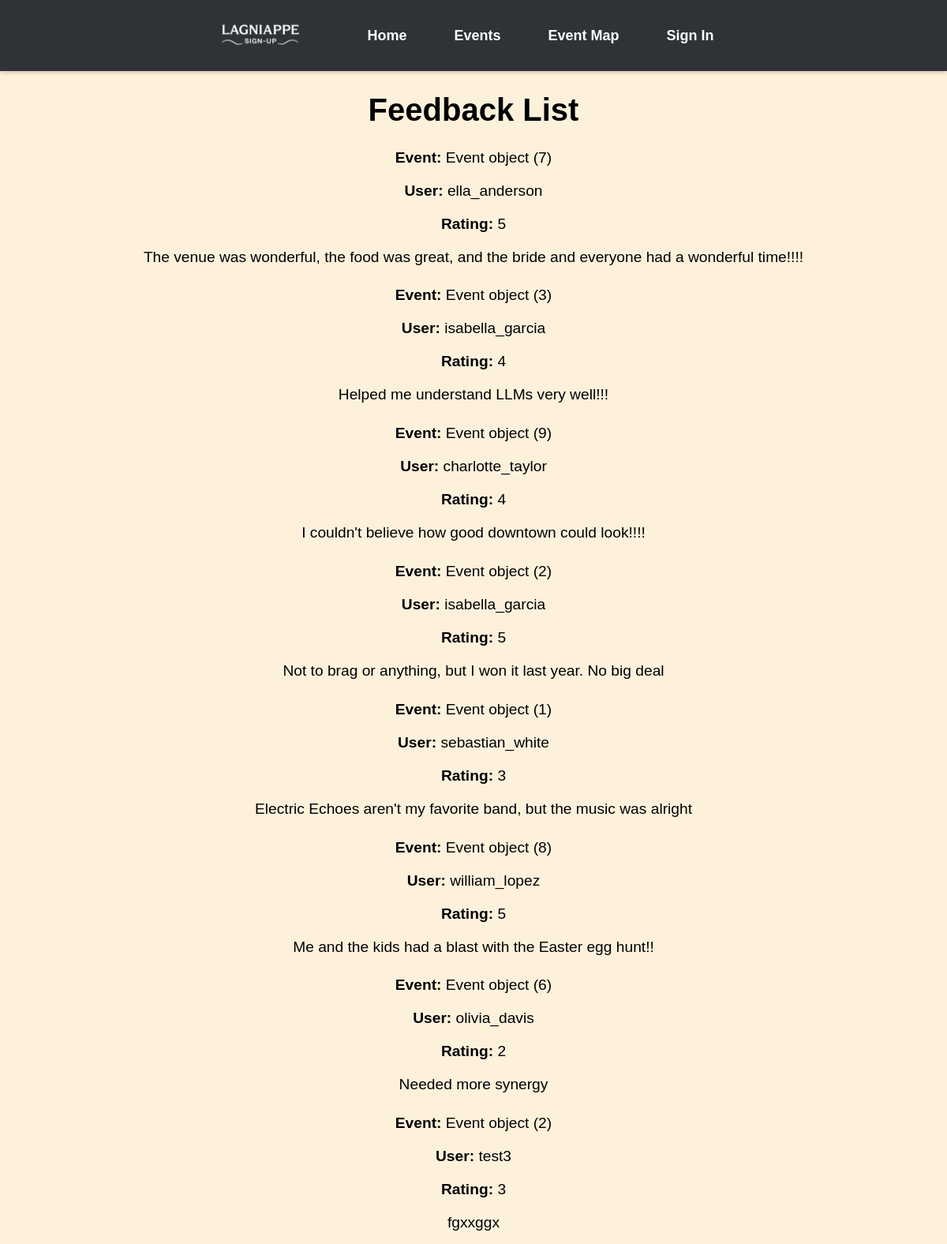
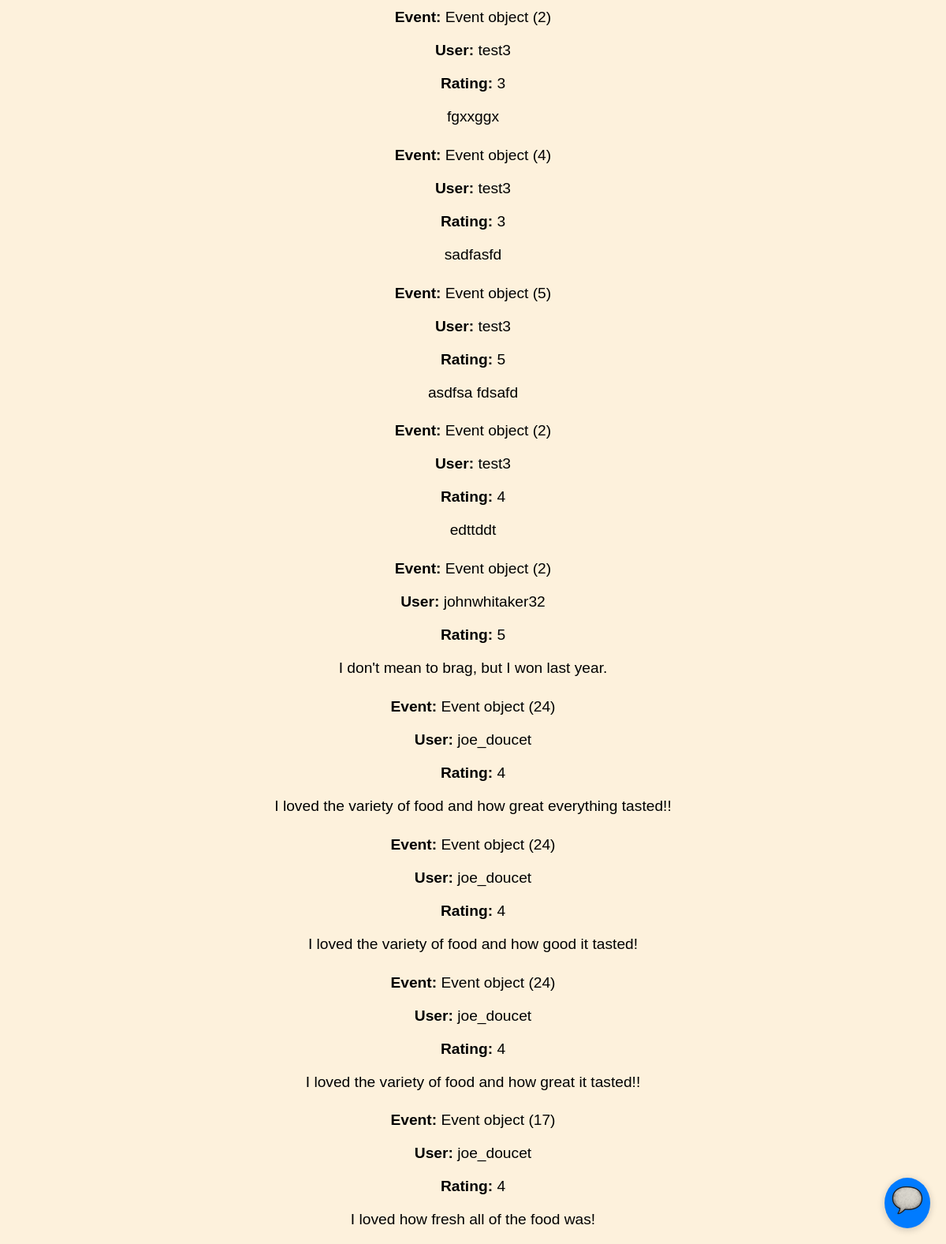
The app's page /feedback/list with its own data (2 pictures, top to bottom).
### events/models.py (models this page shows)
class Feedback(models.Model):
    EventID = models.AutoField(("feedbackID"), primary_key=True)
    UserID = models.ForeignKey(Users, on_delete=models.CASCADE)
    EventID = models.ForeignKey(Event, on_delete=models.CASCADE)
    Rating = models.IntegerField(("rating"), default=1, validators=[MaxValueValidator(5)])
    Comments = models.CharField(("comments"), max_length=500)
    Date = models.DateTimeField(("date"), auto_now_add=True)

class Event(models.Model):
    EventID = models.AutoField(("eventID"), primary_key=True)
    OrganizerID = models.ForeignKey(Users, on_delete=models.CASCADE)
    CategoryID = models.ForeignKey(Category, on_delete=models.CASCADE)
    Title = models.CharField(("title"), max_length=100)
    Description = models.CharField(("description"), max_length=500)
    Location = models.CharField(("location"), max_length=100)
    DateTime = models.DateTimeField(("datetime"), null=True)
    EventStatus = models.BooleanField(("eventstatus"), default=True)

class Users(AbstractUser): # AbstractUser comes with a whole bunch of attributes
    UserID = models.AutoField(("userID"), primary_key=True) # autofield automatically increments an int as a new row is created
    groups = models.ManyToManyField(
        'auth.Group',
        related_name='event_users',  # Custom related_name for reverse accessor
        blank=True
    )
    user_permissions = models.ManyToManyField(
        'auth.Permission',
        related_name='event_user_permissions',  # Custom related_name for reverse accessor
        blank=True
    )

### lagniappe_signup/views.py (the view)
# urls.py: path('feedback/list', views.list_feedback.as_view(), name="feedback-list"),
class list_feedback(ListView):
    model = Feedback
    template_name = "feedback_list.html"
    context_object_name = "feedback"
    paginate = 20

### templates/feedback_list.html (shortened to what this page needs)
{% extends "headBanner.html" %}
{% block content %}
  <h1>Feedback List</h1>
  {% if feedback %}
    <ul style="list-style-type: none; padding-left: 0;">
      {% for f in feedback %}
        <li>
          <p><strong>Event:</strong> {{ f.EventID }}</p>
          <p><strong>User:</strong> {{ f.UserID }}</p>
          <p><strong>Rating:</strong> {{ f.Rating }}</p>
          <p>{{ f.Comments }}</p>
        </li>
      {% endfor %}
    </ul>
  {% else %}
    <p>No events available.</p>
  {% endif %}
{% endblock %}

### static/css/style.css (style rules this page uses)
body { background-color: #fdf1dc; font-family: Arial, sans-serif; text-align: center; }
h1 { font-size: 2.5rem; font-weight: bold; margin-bottom: 10px; }
p { font-size: 1.2rem; margin-bottom: 20px; }

### templates/headBanner.html (style rules this page uses)
html, body { margin: 0; padding: 0; }

### records on screen
Feedback: EventID "Event object (7)", UserID "ella_anderson", Rating "5", Comments "The venue was wonderful, the food was great, and the bride and everyone had a wonderful time!!!!"
Feedback: EventID "Event object (3)", UserID "isabella_garcia", Rating "4", Comments "Helped me understand LLMs very well!!!"
Feedback: EventID "Event object (9)", UserID "charlotte_taylor", Rating "4", Comments "I couldn't believe how good downtown could look!!!!"
Feedback: EventID "Event object (2)", UserID "isabella_garcia", Rating "5", Comments "Not to brag or anything, but I won it last year. No big deal"
Feedback: EventID "Event object (1)", UserID "sebastian_white", Rating "3", Comments "Electric Echoes aren't my favorite band, but the music was alright"
Feedback: EventID "Event object (8)", UserID "william_lopez", Rating "5", Comments "Me and the kids had a blast with the Easter egg hunt!!"
Feedback: EventID "Event object (6)", UserID "olivia_davis", Rating "2", Comments "Needed more synergy"
Feedback: EventID "Event object (2)", UserID "test3", Rating "3", Comments "fgxxggx"
Feedback: EventID "Event object (2)", UserID "test3", Rating "3", Comments "fgxxggx"
Feedback: EventID "Event object (4)", UserID "test3", Rating "3", Comments "sadfasfd"
Feedback: EventID "Event object (5)", UserID "test3", Rating "5", Comments "asdfsa fdsafd"
Feedback: EventID "Event object (2)", UserID "test3", Rating "4", Comments "edttddt"
Feedback: EventID "Event object (2)", UserID "johnwhitaker32", Rating "5", Comments "I don't mean to brag, but I won last year."
Feedback: EventID "Event object (24)", UserID "joe_doucet", Rating "4", Comments "I loved the variety of food and how great everything tasted!!"
Feedback: EventID "Event object (24)", UserID "joe_doucet", Rating "4", Comments "I loved the variety of food and how good it tasted!"
Feedback: EventID "Event object (24)", UserID "joe_doucet", Rating "4", Comments "I loved the variety of food and how great it tasted!!"
Feedback: EventID "Event object (17)", UserID "joe_doucet", Rating "4", Comments "I loved how fresh all of the food was!"
